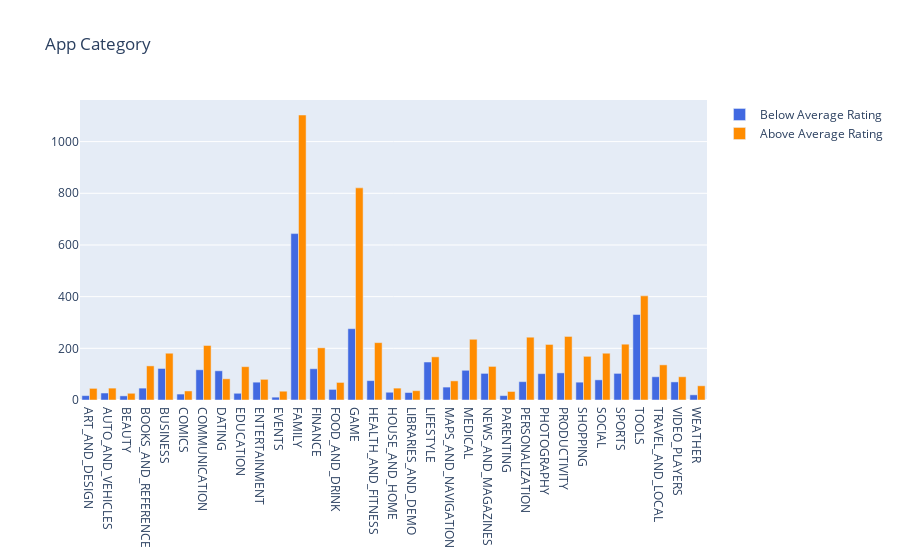

The cell this chart's notebook holds for it:
### Code cell
col='Category'

v1=rbelow[col].value_counts().reset_index()
v1=v1.rename(columns={col:'count','index':col})
v1['percent']=v1['count'].apply(lambda x : 100*x/sum(v1['count']))
v1=v1.sort_values(col)

v2=rabove[col].value_counts().reset_index()
v2=v2.rename(columns={col:'count','index':col})
v2['percent']=v2['count'].apply(lambda x : 100*x/sum(v2['count']))
v2=v2.sort_values(col)

trace1 = go.Bar(x=v1[col], y=v1["count"], name="Below Average Rating", marker=dict(color="#4169E1"))
trace2 = go.Bar(x=v2[col], y=v2["count"], name="Above Average Rating", marker=dict(color="#FF8C00"))
y = [trace1, trace2]
layout={'title':"App Category"}
fig = go.Figure(data=y, layout=layout)
iplot(fig)

### Figure 1 — Plotly figure (JSON) as saved in the notebook; plotly's stock layout.template omitted (floating-point values rounded to 4 significant figures)
{"data": [{"marker": {"color": "#4169E1"}, "name": "Below Average Rating", "type": "bar", "x": ["ART_AND_DESIGN", "AUTO_AND_VEHICLES", "BEAUTY", "BOOKS_AND_REFERENCE", "BUSINESS", "COMICS", "COMMUNICATION", "DATING", "EDUCATION", "ENTERTAINMENT", "EVENTS", "FAMILY", "FINANCE", "FOOD_AND_DRINK", "GAME", "HEALTH_AND_FITNESS", "HOUSE_AND_HOME", "LIBRARIES_AND_DEMO", "LIFESTYLE", "MAPS_AND_NAVIGATION", "MEDICAL", "NEWS_AND_MAGAZINES", "PARENTING", "PERSONALIZATION", "PHOTOGRAPHY", "PRODUCTIVITY", "SHOPPING", "SOCIAL", "SPORTS", "TOOLS", "TRAVEL_AND_LOCAL", "VIDEO_PLAYERS", "WEATHER"], "y": [17, 27, 16, 46, 122, 23, 117, 113, 26, 69, 11, 644, 121, 41, 276, 75, 30, 29, 147, 50, 115, 103, 17, 71, 102, 105, 69, 78, 103, 331, 90, 70, 20]}, {"marker": {"color": "#FF8C00"}, "name": "Above Average Rating", "type": "bar", "x": ["ART_AND_DESIGN", "AUTO_AND_VEHICLES", "BEAUTY", "BOOKS_AND_REFERENCE", "BUSINESS", "COMICS", "COMMUNICATION", "DATING", "EDUCATION", "ENTERTAINMENT", "EVENTS", "FAMILY", "FINANCE", "FOOD_AND_DRINK", "GAME", "HEALTH_AND_FITNESS", "HOUSE_AND_HOME", "LIBRARIES_AND_DEMO", "LIFESTYLE", "MAPS_AND_NAVIGATION", "MEDICAL", "NEWS_AND_MAGAZINES", "PARENTING", "PERSONALIZATION", "PHOTOGRAPHY", "PRODUCTIVITY", "SHOPPING", "SOCIAL", "SPORTS", "TOOLS", "TRAVEL_AND_LOCAL", "VIDEO_PLAYERS", "WEATHER"], "y": [45, 46, 26, 132, 181, 35, 211, 82, 129, 80, 34, 1103, 202, 68, 821, 222, 46, 36, 167, 74, 235, 130, 33, 243, 215, 246, 169, 181, 216, 403, 136, 90, 55]}], "layout": {"title": {"text": "App Category"}}}
